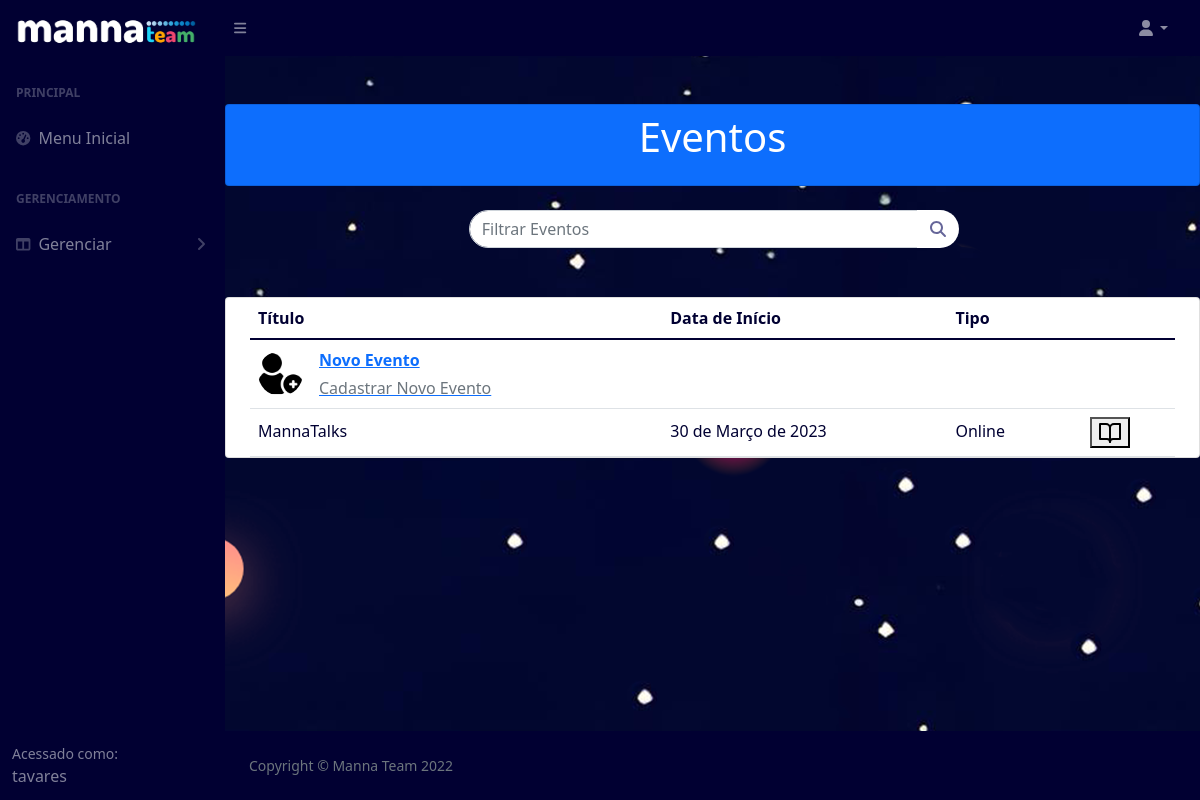
The page /eventos (signed in) on the database its author committed.
### pages/models.py (models this page shows, shortened)
class Event(models.Model):
    title = models.CharField('Título', max_length=200)
    eventType = models.CharField('Tipo de Evento', max_length=200)
    dateStart = models.DateField('Data de Início do Evento')
    dateEnd = models.DateField('Data de Finalização do Evento', blank=True, null=True)
    organization = models.ManyToManyField(Member, verbose_name="Organização")
    address = models.CharField('Endereço', max_length=200, blank=True, null=True)
    description = models.CharField('Descrição', max_length=2000)

### pages/views.py (the view)
# urls.py: path('eventos', EventList.as_view(), name="eventos"),
class EventList(LoginRequiredMixin, ListView):
	login_url = reverse_lazy('login')
	model = Event
	template_name = 'pages/event-list.html'

### pages/templates/pages/event-list.html (shortened to what this page needs)
{% extends 'pages/base.html' %}
{% load static %}
{% block content %}
<section class="pricing py-5">
<div class="container">
  <div class="row">
  <div class="card mb-4 bg-primary">
  <header class="bg-primary text-center py-2 mb-2">
    <div class="container">
      <h1 class="fw-light text-white">Eventos</h1>
    </div>
  </header>
  </div>
  <div id="content">
    <form class='form-inline' method="POST" action="{% url 'filtro-evento' %}">
      <div class="input-group">
        <input type='text' name='search' class="form-control search-form " placeholder="Filtrar Eventos">
        <span class="input-group-btn" style="width:39px">
          <button id="search-this" type="submit" class="pull-right btn btn-default search-btn">
              <i class="fa fa-search"></i>
          </button>
        </span>
      </div>
    </form>
  </div>
  <div class="card mb-4 bg-white">
  <div class="container">
    <div class="row">
      <table id ="table" class="table align-middle mb-0 bg-white">
        <thead class="bg-white">
          <tr>
            <th>Título</th>
            <th>Data de Início</th>
            <th>Tipo</th>
          </tr>
        </thead>
        <tbody>
          <tr>
            <td>
              <div class="d-flex align-items-center">
                <img
                    src="{% static 'img/plus.png' %}"
                    alt=""
                    style="width: 45px; height: 45px"
                    class="rounded-circle"
                    />
                <div class="ms-3">
                  <a href="{% url 'cadastro-evento' %}">
                  <p class="fw-bold mb-1">Novo Evento</p>
                  <p class="text-muted mb-0">Cadastrar Novo Evento</p></a>
                </div>
              </div>
            </td>
            <td>
            </td>
            <td>
            </td>
            <td></td>
            <td>
            </td>
          </tr>
          {% for event in object_list %}
          <tr>
            <td>
              <p class="fw-normal mb-1">{{event.title}}</p>
            </td>
            <td>
              <p class="fw-normal mb-1">{{event.dateStart}}</p>
            </td>
            <td>
              <p class="fw-normal mb-1">{{event.eventType}}</p>
            </td>
            <td>
            </td>
              <td>
                <form method="POST" action="{% url 'evento' %}">
                <button type="submit"><h6 data-feather="book-open"></h6></button>
                </form>
              </td>
          </tr>
        {% endfor %}
        </tbody>
      </table>
    </div>
  </div>
</div>
 </div>
</div>
</section>
        {% endblock %}

### pages/templates/pages/base.html (shortened to what this page needs)
{% load static %}
{% block head %}
<!DOCTYPE html>
<html lang="en">
<head>
    <link href="https://cdn.jsdelivr.net/npm/simple-datatables@latest/dist/style.css" rel="stylesheet" />
    <link href="{% static 'css/styles.css' %}" rel="stylesheet" />
</head>
<body class="sb-nav-fixed">
    <nav class="sb-topnav navbar navbar-expand navbar-dark bg-dark">
        <a class="navbar-brand ps-3" href="{% url 'index' %}"><img src="{% static 'img/logo.png' %}" height="50"
                width="180" /></a>
        <button class="btn btn-link btn-sm order-1 order-lg-0 me-4 me-lg-0" id="sidebarToggle" href="#!"><i
                class="fas fa-bars"></i></button>
        <ul class="navbar-nav ms-auto ms-md-0 me-3 me-lg-4">
            <li class="nav-item dropdown">
                <a class="nav-link dropdown-toggle" id="navbarDropdown" href="#" role="button" data-bs-toggle="dropdown"
                    aria-expanded="false"><i class="fas fa-user fa-fw"></i></a>
            </li>
        </ul>
    </nav>
    <div id="layoutSidenav">
        <div id="layoutSidenav_nav">
            <nav class="sb-sidenav accordion sb-sidenav-dark" id="sidenavAccordion">
                <div class="sb-sidenav-menu">
                    <div class="nav">
                        <div class="sb-sidenav-menu-heading">Principal</div>
                        <a class="nav-link" href="{% url 'index' %}">
                            <div class="sb-nav-link-icon"><i class="fas fa-tachometer-alt"></i></div>
                            Menu Inicial
                        </a>
                        <div class="sb-sidenav-menu-heading">Gerenciamento</div>
                        <a class="nav-link collapsed" href="#" data-bs-toggle="collapse"
                            data-bs-target="#collapseLayouts" aria-expanded="false" aria-controls="collapseLayouts">
                            <div class="sb-nav-link-icon"><i class="fas fa-columns"></i></div>
                            Gerenciar
                            <div class="sb-sidenav-collapse-arrow"><i class="fas fa-angle-down"></i></div>
                        </a>
                    </div>
                </div>
                <div class="sb-sidenav-footer">
                    <div class="small">Acessado como:</div>
                    {{request.user.username}}
                </div>
            </nav>
        </div>
        <div id="layoutSidenav_content">
            {% endblock %}
            {% block content %}
            {% endblock %}
            {% block footer %}
            <footer class="py-4 bg-dark mt-auto">
                <div class="container-fluid px-4">
                    <div class="d-flex align-items-center justify-content-between small">
                        <div class="text-muted">Copyright &copy; Manna Team 2022</div>
                    </div>
                </div>
            </footer>
        </div>
    </div>
    {% endblock %}
</body>
</html>

### rows shown on the page
Event: title "MannaTalks", dateStart "30 de Março de 2023", eventType "Online"

### other values the page prints
{{ request.user.username }} "tavares"
